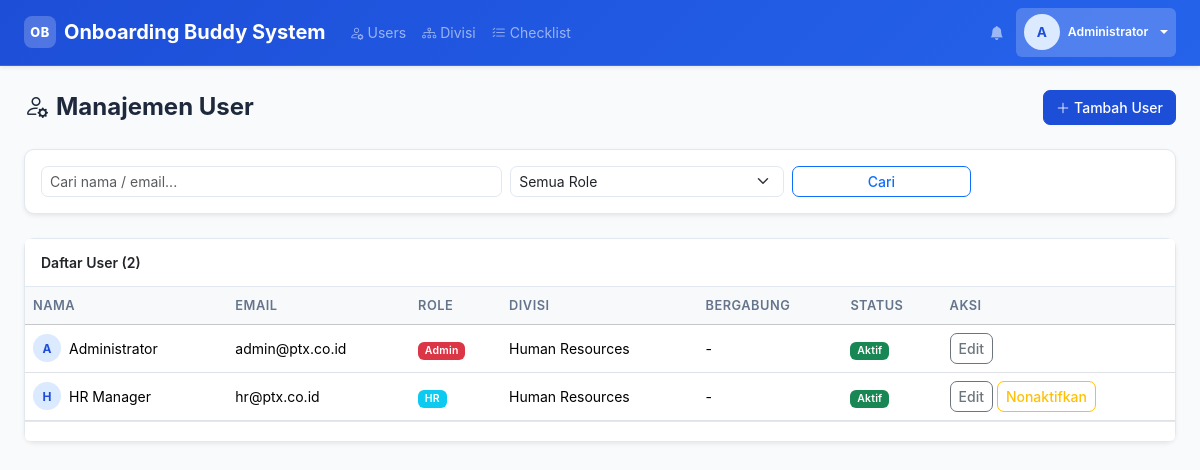
The page /admin/users.php (signed in) on the database its author committed.
### tables this page shows
CREATE TABLE IF NOT EXISTS `users` (
  `id` INT UNSIGNED AUTO_INCREMENT PRIMARY KEY,
  `nama` VARCHAR(150) NOT NULL,
  `email` VARCHAR(150) NOT NULL UNIQUE,
  `password` VARCHAR(255) NOT NULL,
  `role` ENUM('karyawan_baru','buddy','hr','manajer','admin') NOT NULL DEFAULT 'karyawan_baru',
  `divisi_id` INT UNSIGNED,
  `tanggal_bergabung` DATE,
  `foto` VARCHAR(255),
  `is_active` TINYINT(1) NOT NULL DEFAULT 1,
  `reset_token` VARCHAR(100),
  `reset_token_exp` DATETIME,
  `created_at` TIMESTAMP DEFAULT CURRENT_TIMESTAMP,
  `updated_at` TIMESTAMP DEFAULT CURRENT_TIMESTAMP ON UPDATE CURRENT_TIMESTAMP,
  FOREIGN KEY (`divisi_id`) REFERENCES `divisi`(`id`) ON DELETE SET NULL
);

CREATE TABLE IF NOT EXISTS `divisi` (
  `id` INT UNSIGNED AUTO_INCREMENT PRIMARY KEY,
  `nama` VARCHAR(100) NOT NULL,
  `deskripsi` TEXT,
  `created_at` TIMESTAMP DEFAULT CURRENT_TIMESTAMP
);

### config/session.php (called while the page is built, shortened)
<?php
function currentUser(): array {
    return [
        'id'    => $_SESSION['user_id']   ?? 0,
        'nama'  => $_SESSION['user_nama'] ?? '',
        'email' => $_SESSION['user_email'] ?? '',
        'role'  => $_SESSION['user_role'] ?? '',
        'divisi_id' => $_SESSION['user_divisi_id'] ?? null,
    ];
}

### config/database.php (called while the page is built, shortened)
<?php
class Database {
    private static ?PDO $instance = null;
    public static function connect(): PDO {
        if (self::$instance === null) {
            $dsn = sprintf('mysql:host=%s;dbname=%s;charset=%s', DB_HOST, DB_NAME, DB_CHARSET);
            $options = [
                PDO::ATTR_ERRMODE            => PDO::ERRMODE_EXCEPTION,
                PDO::ATTR_DEFAULT_FETCH_MODE => PDO::FETCH_ASSOC,
                PDO::ATTR_EMULATE_PREPARES   => false,
            ];
            try {
                self::$instance = new PDO($dsn, DB_USER, DB_PASS, $options);
            } catch (PDOException $e) {
                error_log('[DB Error] ' . $e->getMessage());
                die(json_encode(['error' => 'Koneksi database gagal. Hubungi administrator.']));
            }
        }
        return self::$instance;
    }
    public static function rows(string $sql, array $params = []): array {
        $stmt = self::connect()->prepare($sql);
        $stmt->execute($params);
        return $stmt->fetchAll();
    }
    public static function count(string $sql, array $params = []): int {
        $stmt = self::connect()->prepare($sql);
        $stmt->execute($params);
        return (int) $stmt->fetchColumn();
    }
}

### admin/users.php (the view, shortened to what this page needs)
<?php
require_once __DIR__ . '/../config/session.php';
require_once __DIR__ . '/../config/database.php';
require_once __DIR__ . '/../config/helpers.php';
$search    = trim($_GET['q'] ?? '');
$page       = max(1, (int)($_GET['page'] ?? 1));
$perPage    = 20;
$offset     = ($page - 1) * $perPage;
$sql = 'SELECT u.*, d.nama AS divisi_nama FROM users u LEFT JOIN divisi d ON d.id = u.divisi_id WHERE 1=1';
$params = [];
$totalRows = Database::count(str_replace('SELECT u.*, d.nama AS divisi_nama', 'SELECT COUNT(*)', $sql), $params);
$sql .= " ORDER BY u.created_at DESC LIMIT $perPage OFFSET $offset";
$users = Database::rows($sql, $params);
require_once __DIR__ . '/../includes/header.php';
?>
<div class="d-flex align-items-center justify-content-between mb-4 flex-wrap gap-2">
  <h4 class="fw-bold mb-0"><i class="bi bi-person-gear me-2"></i>Manajemen User</h4>
  <button class="btn btn-primary" data-bs-toggle="modal" data-bs-target="#modalTambah">
    <i class="bi bi-plus-lg me-1"></i>Tambah User
  </button>
</div>
<div class="card shadow-sm mb-4">
  <div class="card-body">
    <form class="row g-2 align-items-end" method="GET">
      <div class="col-md-5">
        <input type="text" name="q" class="form-control form-control-sm" placeholder="Cari nama / email..."
               value="<?= clean($search) ?>" />
      </div>
      <div class="col-md-3">
        <select name="role" class="form-select form-select-sm">
          <option value="">Semua Role</option>
        </select>
      </div>
      <div class="col-md-2">
        <button type="submit" class="btn btn-outline-primary btn-sm w-100">Cari</button>
      </div>
    </form>
  </div>
</div>
<div class="card shadow-sm">
  <div class="card-header d-flex justify-content-between align-items-center">
    <span class="fw-semibold">Daftar User (<?= $totalRows ?>)</span>
  </div>
  <div class="table-responsive">
    <table class="table table-hover align-middle mb-0">
      <thead class="table-light"><tr>
        <th>Nama</th><th>Email</th><th>Role</th><th>Divisi</th><th>Bergabung</th><th>Status</th><th>Aksi</th>
      </tr></thead>
      <tbody>
      <?php foreach ($users as $u): ?>
      <tr>
        <td>
          <div class="d-flex align-items-center gap-2">
            <span class="obs-avatar obs-avatar-sm"><?= strtoupper(substr($u['nama'],0,1)) ?></span>
            <?= clean($u['nama']) ?>
          </div>
        </td>
        <td><?= clean($u['email']) ?></td>
        <td><?= badgeRole($u['role']) ?></td>
        <td><?= $u['divisi_nama'] ?? '-' ?></td>
        <td><?= $u['tanggal_bergabung'] ? tglIndo($u['tanggal_bergabung']) : '-' ?></td>
        <td>
          <?= $u['is_active']
              ? '<span class="badge bg-success">Aktif</span>'
              : '<span class="badge bg-secondary">Nonaktif</span>' ?>
        </td>
        <td>
          <button class="btn btn-sm btn-outline-secondary btn-edit-user"
            data-bs-toggle="modal" data-bs-target="#modalEdit"
            data-id="<?= $u['id'] ?>" data-nama="<?= htmlspecialchars($u['nama']) ?>"
            data-email="<?= htmlspecialchars($u['email']) ?>" data-role="<?= $u['role'] ?>"
            data-divisi="<?= $u['divisi_id'] ?? '' ?>" data-tgl="<?= $u['tanggal_bergabung'] ?? '' ?>"
            data-active="<?= $u['is_active'] ?>">Edit</button>
          <?php if ($u['id'] !== $user['id']): ?>
          <form method="POST" class="d-inline">
            <button type="submit" class="btn btn-sm <?= $u['is_active'] ? 'btn-outline-warning' : 'btn-outline-success' ?>">
              <?= $u['is_active'] ? 'Nonaktifkan' : 'Aktifkan' ?>
            </button>
          </form>
          <?php endif; ?>
        </td>
      </tr>
      <?php endforeach; ?>
      </tbody>
    </table>
  </div>
  <div class="card-footer">
  </div>
</div>
<?php require_once __DIR__ . '/../includes/footer.php'; ?>

### includes/header.php (shortened to what this page needs)
<?php
require_once __DIR__ . '/../config/session.php';
require_once __DIR__ . '/../config/database.php';
require_once __DIR__ . '/../config/helpers.php';
$user      = currentUser();
?>
<!DOCTYPE html>
<html lang="id">
<head>
  <link rel="stylesheet" href="https://cdn.jsdelivr.net/npm/bootstrap@5.3.3/dist/css/bootstrap.min.css" />
  <link rel="stylesheet" href="https://cdn.jsdelivr.net/npm/bootstrap-icons@1.11.3/font/bootstrap-icons.min.css" />
  <link rel="stylesheet" href="<?= APP_URL ?>/assets/css/style.css" />
</head>
<body>
<nav class="navbar navbar-expand-lg navbar-dark bg-primary sticky-top shadow-sm">
  <div class="container-fluid px-4">
    <a class="navbar-brand fw-bold d-flex align-items-center gap-2" href="<?= APP_URL ?>/dashboard.php">
      <span class="obs-nav-logo">OB</span>
      <span class="d-none d-md-inline"><?= APP_NAME ?></span>
    </a>
    <div class="collapse navbar-collapse" id="navMain">
      <ul class="navbar-nav me-auto">
        <?php if ($user['role'] === 'karyawan_baru'): ?>
        <li class="nav-item"><a class="nav-link" href="<?= APP_URL ?>/checklist.php"><i class="bi bi-check2-square me-1"></i>Checklist</a></li>
        <li class="nav-item"><a class="nav-link" href="<?= APP_URL ?>/checkin.php"><i class="bi bi-calendar-check me-1"></i>Check-In</a></li>
        <li class="nav-item"><a class="nav-link" href="<?= APP_URL ?>/feedback.php"><i class="bi bi-chat-square-heart me-1"></i>Feedback</a></li>
        <?php elseif ($user['role'] === 'manajer'): ?>
        <li class="nav-item"><a class="nav-link" href="<?= APP_URL ?>/progress.php"><i class="bi bi-graph-up me-1"></i>Progres Tim</a></li>
        <li class="nav-item"><a class="nav-link" href="<?= APP_URL ?>/laporan.php"><i class="bi bi-file-earmark-bar-graph me-1"></i>Laporan</a></li>
        <?php elseif ($user['role'] === 'admin'): ?>
        <li class="nav-item"><a class="nav-link" href="<?= APP_URL ?>/admin/users.php"><i class="bi bi-person-gear me-1"></i>Users</a></li>
        <li class="nav-item"><a class="nav-link" href="<?= APP_URL ?>/admin/divisi.php"><i class="bi bi-diagram-3 me-1"></i>Divisi</a></li>
        <li class="nav-item"><a class="nav-link" href="<?= APP_URL ?>/admin/checklist.php"><i class="bi bi-list-check me-1"></i>Checklist</a></li>
        <?php endif; ?>
      </ul>
      <ul class="navbar-nav ms-auto align-items-center gap-1">
        <li class="nav-item">
          <a class="nav-link position-relative" href="<?= APP_URL ?>/notifikasi.php">
            <i class="bi bi-bell-fill"></i>
          </a>
        </li>
        <li class="nav-item dropdown">
          <a class="nav-link dropdown-toggle d-flex align-items-center gap-2" href="#" data-bs-toggle="dropdown">
            <span class="obs-avatar"><?= strtoupper(substr($user['nama'], 0, 1)) ?></span>
            <span class="d-none d-md-inline small"><?= clean($user['nama']) ?></span>
          </a>
        </li>
      </ul>
    </div>
  </div>
</nav>
<main class="obs-main container-fluid px-4 py-4">

### config/helpers.php (shortened to what this page needs)
<?php
require_once __DIR__ . '/database.php';
require_once __DIR__ . '/session.php';
function clean(string $value): string {
    return htmlspecialchars(trim($value), ENT_QUOTES, 'UTF-8');
}
function labelRole(string $role): string {
    return match($role) {
        'karyawan_baru' => 'Karyawan Baru',
        'buddy'         => 'Buddy',
        'hr'            => 'HR',
        'manajer'       => 'Manajer',
        'admin'         => 'Admin',
        default         => ucfirst($role),
    };
}
function badgeRole(string $role): string {
    $color = match($role) {
        'karyawan_baru' => 'primary',
        'buddy'         => 'success',
        'hr'            => 'info',
        'manajer'       => 'warning',
        'admin'         => 'danger',
        default         => 'secondary',
    };
    return '<span class="badge bg-' . $color . '">' . labelRole($role) . '</span>';
}

### assets/css/style.css (style rules this page uses)
:root { --obs-primary: #1d4ed8; --obs-primary-lt: #dbeafe; --obs-success: #16a34a; --obs-surface: #f8fafc; --obs-border: #e2e8f0; --obs-text: #1e293b; --obs-muted: #64748b; --obs-sidebar-w: 0px; --obs-navbar-h: 56px; }
*, *::before, *::after { box-sizing: border-box; }
body { font-family: -apple-system, "Segoe UI", system-ui, "Noto Sans", sans-serif; font-size: 14px; line-height: 1.65; color: var(--obs-text); background: var(--obs-surface); min-height: 100vh; }
.navbar.bg-primary { background: linear-gradient(135deg, #1d4ed8 0%, #2563eb 100%) !important; border-bottom: 1px solid rgba(255,255,255,.12); }
.obs-nav-logo { display: inline-flex; align-items: center; justify-content: center; width: 32px; height: 32px; border-radius: 8px; background: rgba(255,255,255,.22); font-weight: 800; font-size: .8rem; letter-spacing: .5px; color: #fff; flex-shrink: 0; }
.navbar .nav-link { font-size: .875rem; padding: .4rem .75rem; border-radius: 6px; transition: background .15s; }
.navbar .nav-link.active { background: rgba(255,255,255,.2); font-weight: 600; }
.obs-main { max-width: 1400px; margin: 0 auto; }
.obs-avatar { display: inline-flex; align-items: center; justify-content: center; width: 36px; height: 36px; border-radius: 50%; background: var(--obs-primary-lt); color: var(--obs-primary); font-weight: 700; font-size: .85rem; flex-shrink: 0; }
.obs-avatar-sm { width: 28px; height: 28px; font-size: .75rem; }
.card { border: 1px solid var(--obs-border); border-radius: 10px; }
.card-header { background: #fff; border-bottom: 1px solid var(--obs-border); padding: .75rem 1rem; font-size: .875rem; }
.card-footer { background: #fff; border-top: 1px solid var(--obs-border); padding: .6rem 1rem; }
.table th { font-size: .8rem; font-weight: 600; text-transform: uppercase; letter-spacing: .04em; color: var(--obs-muted); border-bottom-width: 1px; }
.table td { vertical-align: middle; font-size: .875rem; }
.badge { font-weight: 600; letter-spacing: .02em; }
.form-control, .form-select { border-color: var(--obs-border); border-radius: 7px; font-size: .875rem; transition: border-color .15s, box-shadow .15s; }
.btn { border-radius: 7px; font-size: .875rem; font-weight: 500; transition: all .15s; }
.btn-primary { background: var(--obs-primary); border-color: var(--obs-primary); }

### rows shown on the page
users: nama "A", nama "Administrator", email "admin@ptx.co.id", role "Admin", divisi.nama "Human Resources", is_active "Aktif"
users: nama "H", nama "HR Manager", email "hr@ptx.co.id", role "HR", divisi.nama "Human Resources", is_active "Aktif"

### other values the page prints
APP_NAME "Onboarding Buddy System"
$totalRows "2"
